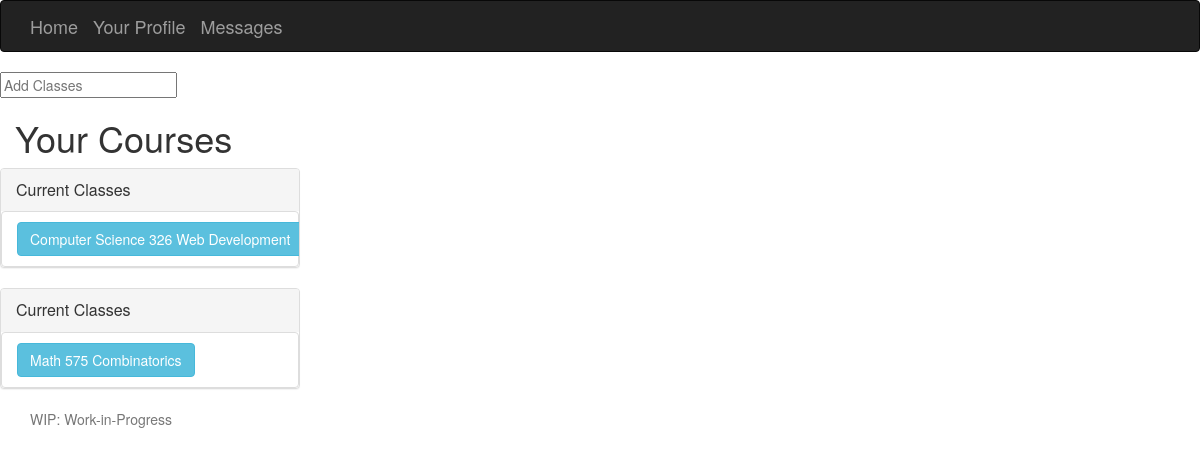
Page /Tibl/3 on the earlier database version.
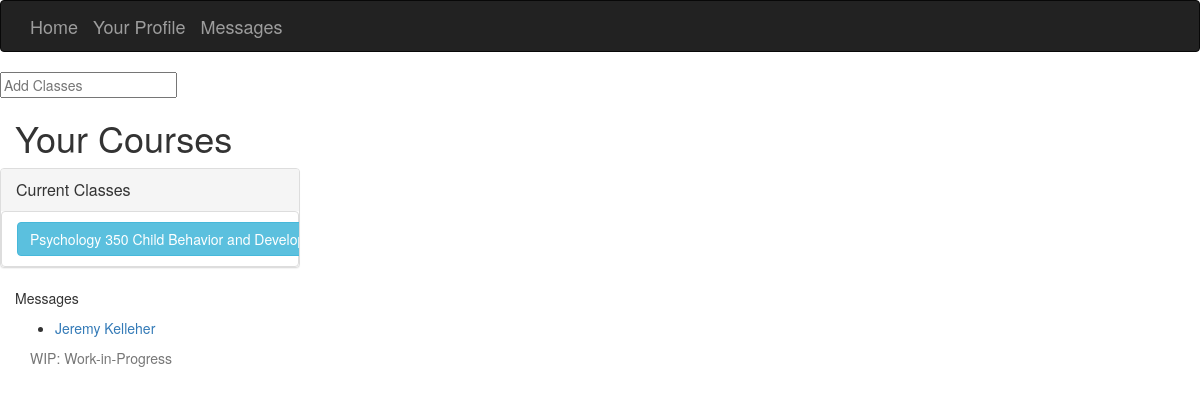
Same page on the later database version.
### Tibl/models.py (models this page shows)
class Section(models.Model):
	year = models.IntegerField()
	season_enum = (
		('F', 'Fall'),
		('Sp', 'Spring'),
		('W', 'Winter'),
		('Su', 'Summer'),
	)
	season = models.CharField(max_length=2, choices=season_enum, null=True)
	teachers = models.ManyToManyField('Teacher')
	students = models.ManyToManyField('Student')
	course = models.ForeignKey('Course', on_delete=models.SET_NULL, null=True)

class Course(models.Model):
	department = models.ForeignKey('Department', on_delete=models.SET_NULL, null=True)
	name = models.CharField(max_length=200, null=True)
	number = models.CharField(max_length=10)

class Department(models.Model):
	name = models.CharField(max_length=60)
	abbreviation = models.CharField(max_length=10)
	def __str__(self):
		return self.name

class Student(models.Model):
	full_name = models.CharField(max_length=60)
	grad_year = models.IntegerField()
	profile_picture = models.ImageField(upload_to="profile_pictures")
	def __str__(self):
		return self.full_name

### Tibl/views.py (the view)
# urls.py: path('<int:pk>', views.index, name='index'),
def index(request, pk):
    past_section_list = Section.objects.filter(students=pk).filter(~(Q(year=2018) & Q(season='Sp')))
    section_list = Section.objects.filter(students=pk).filter(season='Sp').filter(year=2018)
    have_messaged = [message.receiver for message in Message.objects.filter(sender=pk)] +\
                    [message.sender for message in Message.objects.filter(receiver=pk)]
    have_messaged = list(set(have_messaged))
    posts = Post.objects.filter(id__in=section_list)
    print(posts[0].content)
    return render(
        request,
        'index.html',
        context={
        'past_section_list': past_section_list,
        'section_list': section_list,
        'have_messaged': have_messaged,
        'cur_user': pk,
        'posts': posts
        }
    )

### Tibl/templates/index.html (shortened to what this page needs)
{% extends "base_generic.html" %}
{% block content %}
<div class="col-md-3">
	<div class="row no-margin">
		<form class="navbar-search">
			<input type="text" class="search-query full" placeholder="Add Classes">
		</form>
	</div>
	<h1>Your Courses</h1>
	{% if section_list %}
	<div class="row">
		<div class="panel-group">
			<div class="panel panel-default">
				<div class="panel-heading">
					<a data-toggle="collapse" href="#current_class_dropdown" role="button" aria-expanded="true" aria-controls="collapseExample" class="panel-title">
						<p class="panel-title">
							Current Classes
						</p>
					</a>
				</div>
				<div id="current_class_dropdown" class="collapse in" style="overflow:hidden">
					{% for section in section_list %}
					<li class="list-group-item">
						<a href="{% url 'class' section.pk %}" class="btn btn-info class_btn" role="button">
							{{ section.course.department }} {{ section.course.number }} {{ section.course.name }}
						</a>
					</li>
					{% endfor %}
				</div>
			</div>
		</div>
	</div>
	{% endif %}
	{% if past_section_list %}
	<div class="row">
		<div class="panel-group">
			<div class="panel panel-default">
				<div class="panel-heading">
					<a data-toggle="collapse" href="#current_class_dropdown" role="button" aria-expanded="true" aria-controls="collapseExample" class="panel-title">
						<p class="panel-title">
							Current Classes
						</p>
					</a>
				</div>
				<div id="current_class_dropdown" class="collapse in" style="overflow:hidden">
					{% for section in past_section_list %}
					<li class="list-group-item">
						<a href="{% url 'class' section.pk %}" class="btn btn-info class_btn" role="button">
							{{ section.course.department }} {{ section.course.number }} {{ section.course.name }}
						</a>
					</li>
					{% endfor %}
				</div>
			</div>
		</div>
	</div>
	{% endif %}
	{% if have_messaged %}
	<p>Messages</p>
	<ul>
		{% for user in have_messaged %}
		<li>
			<a href="{% url 'messages' cur_user user.pk %}">{{ user }}</a>
		</li>
		{% endfor %}
	</ul>
	{% endif %}
	{% endblock %}

Differences in the rows shown:
no longer on this page (row edited): Section: course.department "Computer Science", course.number "326", course.name "Web Development", shown under "Your Courses"
no longer on this page (row edited): Section: course.department "Math", course.number "575", course.name "Combinatorics"
added Section: course.department "Psychology", course.number "350", course.name "Child Behavior and…", shown under "Your Courses"
now on this page (row edited): Student: full_name "Jeremy Kelleher"
Other differences:
text no longer shown: "Current Classes"
text now shown: "Messages"
